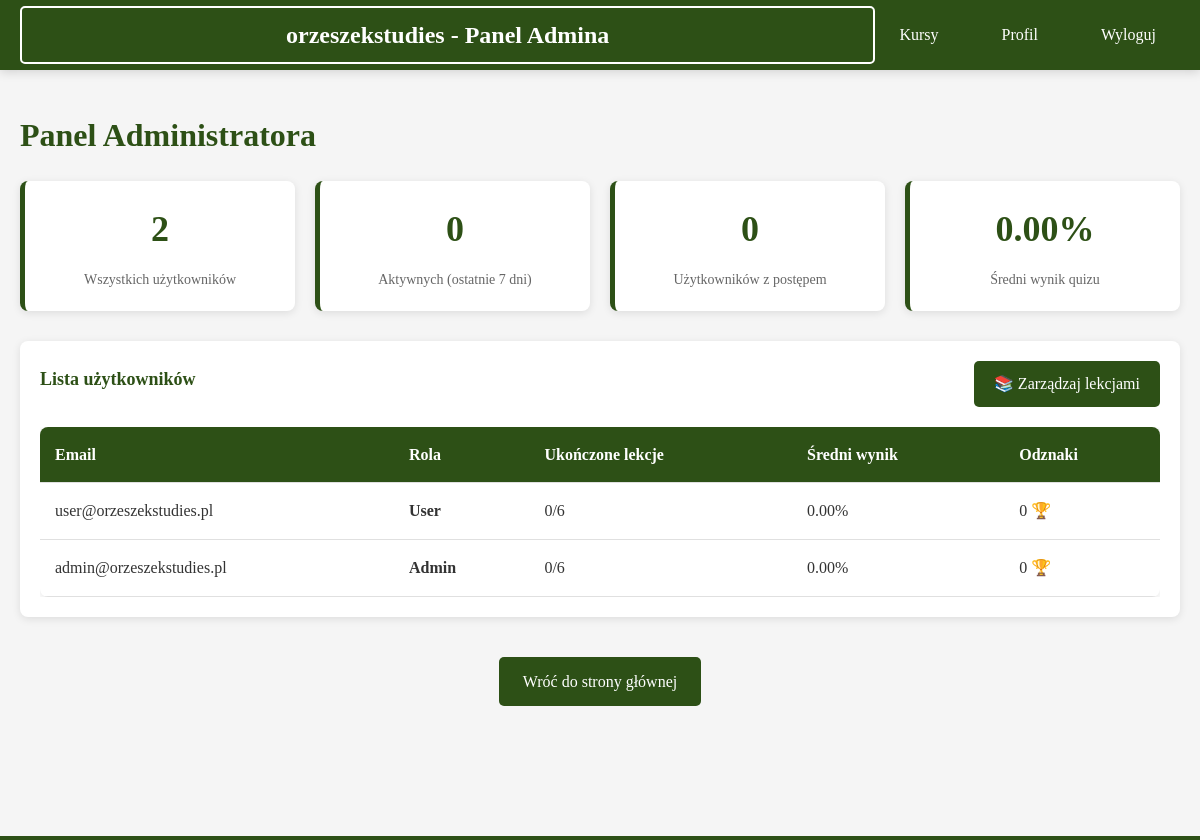
Page /admin/dashboard.php (signed in) on the committed database.
### tables this page shows
CREATE TABLE users (
    id INT PRIMARY KEY AUTO_INCREMENT,
    email VARCHAR(100) NOT NULL UNIQUE,
    password_hash VARCHAR(255) NOT NULL,
    role ENUM('user', 'admin') DEFAULT 'user',
    created_at TIMESTAMP DEFAULT CURRENT_TIMESTAMP,
    last_login TIMESTAMP NULL,
    INDEX (email)
);

### public/admin/dashboard.php (the view, shortened to what this page needs)
<?php
$db = Database::getInstance()->getConnection();
$stmt = $db->query("
    SELECT
        COUNT(DISTINCT u.id) as total_users,
        COUNT(DISTINCT CASE WHEN u.last_login > DATE_SUB(NOW(), INTERVAL 7 DAY) THEN u.id END) as active_users,
        COUNT(DISTINCT CASE WHEN up.completed_at IS NOT NULL THEN up.user_id END) as users_with_progress,
        ROUND(AVG(COALESCE(up.quiz_score, 0)), 2) as avg_quiz_score
    FROM users u
    LEFT JOIN user_progress up ON u.id = up.user_id
");
$stats = $stmt->fetch();
$stmt = $db->query("
    SELECT
        u.id,
        u.email,
        u.role,
        COUNT(DISTINCT up.lesson_id) as lessons_completed,
        ROUND(AVG(COALESCE(up.quiz_score, 0)), 2) as avg_quiz_score,
        COUNT(DISTINCT ub.badge_id) as badges_count
    FROM users u
    LEFT JOIN user_progress up ON u.id = up.user_id AND up.completed_at IS NOT NULL
    LEFT JOIN user_badges ub ON u.id = ub.user_id
    GROUP BY u.id, u.email, u.role
    ORDER BY u.created_at DESC
");
$users = $stmt->fetchAll();
?>
<!DOCTYPE html>
<html lang="pl">
<head>
    <link rel="stylesheet" href="/css/styles.css">
</head>
<body>
<header>
    <nav>
        <a href="/" class="logo">orzeszekstudies - Panel Admina</a>
        <div class="nav-buttons">
            <a href="/" class="btn">Kursy</a>
            <a href="/profile.php" class="btn">Profil</a>
            <a href="/logout.php" class="btn">Wyloguj</a>
        </div>
    </nav>
</header>
<main>
    <h1>Panel Administratora</h1>
    <div class="admin-stats">
        <div class="stat-card">
            <div class="number"><?php echo $stats['total_users']; ?></div>
            <div class="label">Wszystkich użytkowników</div>
        </div>
        <div class="stat-card">
            <div class="number"><?php echo $stats['active_users']; ?></div>
            <div class="label">Aktywnych (ostatnie 7 dni)</div>
        </div>
        <div class="stat-card">
            <div class="number"><?php echo $stats['users_with_progress']; ?></div>
            <div class="label">Użytkowników z postępem</div>
        </div>
        <div class="stat-card">
            <div class="number"><?php echo $stats['avg_quiz_score']; ?>%</div>
            <div class="label">Średni wynik quizu</div>
        </div>
    </div>
    <div class="card" style="margin-top: 30px;">
        <div style="display: flex; justify-content: space-between; align-items: center; margin-bottom: 20px;">
            <h3 style="margin-top: 0;">Lista użytkowników</h3>
            <a href="/admin/lessons.php" class="btn btn-primary" style="padding: 10px 20px;">
                📚 Zarządzaj lekcjami
            </a>
        </div>
        <?php if (empty($users)): ?>
            <p>Brak użytkowników</p>
        <?php else: ?>
            <div style="overflow-x: auto;">
                <table class="users-table">
                    <thead>
                        <tr>
                            <th>Email</th>
                            <th>Rola</th>
                            <th>Ukończone lekcje</th>
                            <th>Średni wynik</th>
                            <th>Odznaki</th>
                        </tr>
                    </thead>
                    <tbody>
                        <?php foreach ($users as $user): ?>
                            <tr>
                                <td><?php echo htmlspecialchars($user['email']); ?></td>
                                <td>
                                    <strong><?php echo ucfirst($user['role']); ?></strong>
                                </td>
                                <td><?php echo $user['lessons_completed']; ?>/6</td>
                                <td><?php echo $user['avg_quiz_score'] ?? 0; ?>%</td>
                                <td><?php echo $user['badges_count']; ?> 🏆</td>
                            </tr>
                        <?php endforeach; ?>
                    </tbody>
                </table>
            </div>
        <?php endif; ?>
    </div>
    <div style="text-align: center; margin-top: 40px;">
        <a href="/" class="btn btn-primary">Wróć do strony głównej</a>
    </div>
</main>
</body>
</html>

### public/css/styles.css (style rules this page uses)
:root { --primary-color: #2d5016; --primary-light: #4a7c2a; --primary-hover: #1f3a0f; --light-bg: #f5f5f5; --white: #ffffff; --dark-text: #333333; --border-color: #e0e0e0; --success: #4caf50; --danger: #f44336; --warning: #ff9800; }
* { margin: 0; padding: 0; box-sizing: border-box; }
html, body { height: 100%; }
body { font-family: 'Georgia', 'Garamond', serif; background-color: var(--light-bg); color: var(--dark-text); line-height: 1.6; }
header { position: sticky; top: 0; z-index: 1000; background-color: var(--primary-color); box-shadow: 0 2px 10px rgba(0, 0, 0, 0.15); padding: 0 20px; }
header nav { display: flex; justify-content: space-between; align-items: center; max-width: 1400px; margin: 0 auto; height: 70px; }
header .logo { font-size: 24px; font-weight: bold; color: var(--white); text-decoration: none; margin: 0 auto; flex: 1; text-align: center; }
header .nav-buttons { display: flex; gap: 15px; margin-left: auto; }
header button, header a { background-color: transparent; color: var(--white); border: 2px solid var(--white); padding: 8px 16px; border-radius: 5px; cursor: pointer; font-family: 'Georgia', 'Garamond', serif; font-size: 14px; transition: all 0.3s ease; text-decoration: none; display: inline-block; }
main { max-width: 1400px; margin: 40px auto; padding: 0 20px; min-height: calc(100vh - 70px); }
.card { background-color: var(--white); border-radius: 8px; box-shadow: 0 2px 8px rgba(0, 0, 0, 0.1); padding: 20px; margin-bottom: 20px; transition: all 0.3s ease; }
.btn { display: inline-block; padding: 12px 24px; border: none; border-radius: 5px; font-family: 'Georgia', 'Garamond', serif; font-size: 16px; cursor: pointer; transition: all 0.3s ease; text-decoration: none; }
.btn-primary { background-color: var(--primary-color); color: var(--white); }
h1 { font-size: 32px; color: var(--primary-color); margin-bottom: 20px; }
h3 { font-size: 18px; color: var(--primary-color); margin-bottom: 10px; }
.admin-stats { display: grid; grid-template-columns: repeat(auto-fit, minmax(250px, 1fr)); gap: 20px; margin-bottom: 30px; }
.stat-card { background-color: var(--white); border-left: 5px solid var(--primary-color); padding: 20px; border-radius: 8px; box-shadow: 0 2px 8px rgba(0, 0, 0, 0.1); text-align: center; }
.stat-card .number { font-size: 36px; font-weight: bold; color: var(--primary-color); }
.stat-card .label { font-size: 14px; color: #666; margin-top: 10px; }
.users-table { width: 100%; border-collapse: collapse; background-color: var(--white); border-radius: 8px; overflow: hidden; box-shadow: 0 2px 8px rgba(0, 0, 0, 0.1); }
.users-table thead { background-color: var(--primary-color); color: var(--white); }
.users-table th, .users-table td { padding: 15px; text-align: left; border-bottom: 1px solid var(--border-color); }
.card, .course-card, .quiz-container { animation: fadeIn 0.4s ease; }

### rows in the picture
users: email "user@orzeszekstudies.pl", role "User", lessons_completed "0", avg_quiz_score "0.00", badges_count "0"
users: email "admin@orzeszekstudies.pl", role "Admin", lessons_completed "0", avg_quiz_score "0.00", badges_count "0"

### other values in the picture
$stats['total_users'] "2"
$stats['active_users'] "0"
$stats['users_with_progress'] "0"
$stats['avg_quiz_score'] "0.00"
